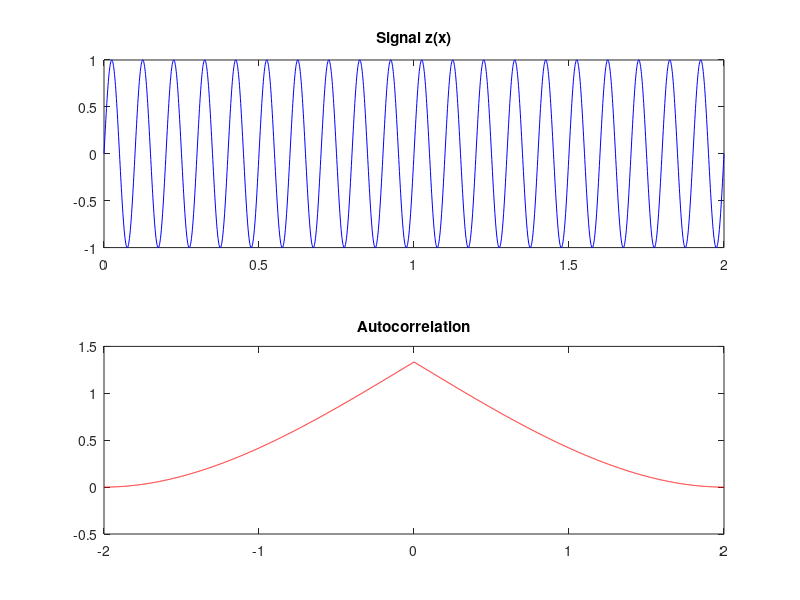
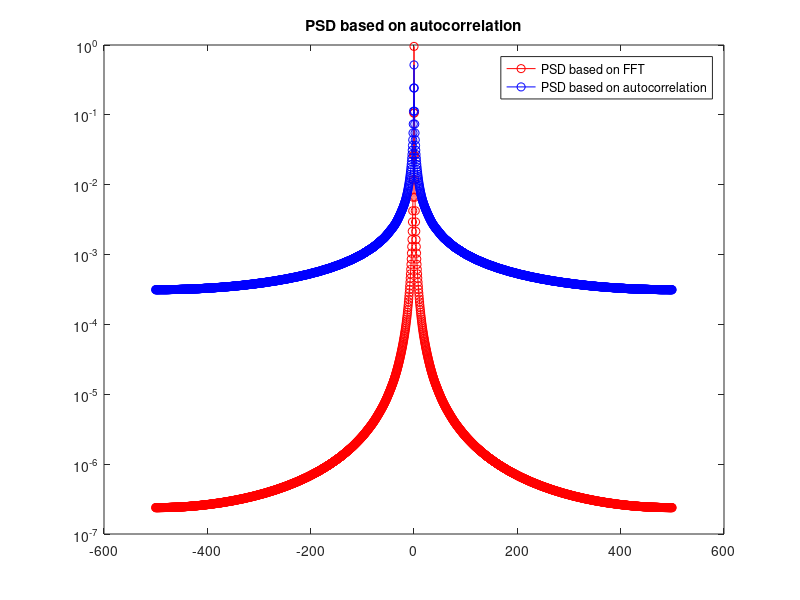

These charts were generated, in order, by the following MATLAB code:
% Tests of ACF, FFT and PSD computation for a 1D signal

close all
clc
clear

% Define spatial signal
dx   = 1e-3;
Fsx  = 1/dx; % sampling frequency
X    = 0:dx:2;
L    = length(X);
Lfft = 2^nextpow2(L);
dfx  = 1/(Lfft*dx); % = Fsx/L   L should be a power of 2 for FFT alrotiyhm to be consistent
% 100 Hz sine signal
T   = 0.1;  % period of the signal
Z   = sin(2*pi*X/T);

% Compute PSD from FFT
fourier_image  = fftshift(fft(X,Lfft)/Lfft);
PSDfromFFT = abs(fourier_image).^2;
freq           = -Fsx/2:dfx:Fsx/2-dfx; % Frequency axis

% Autocorrelation of sine signal
Rxx = xcorr(X,'biased');
lag = (-(L-1):1:(L-1))*dx;

% PSD based on FFT of autocorrelation function
PSDfromRxx = abs(fftshift(fft(Rxx,Lfft)/Lfft));

% Parseval sums
fprintf('\nParseval sums : \n\n');
fprintf('Spatial sum = %f\n', sum(X(:).^2));
fprintf('Frequency sum (from FFT) = %f\n', sum(PSDfromFFT(:))*Lfft);
fprintf('Frequency sum (from ACF) = %f\n', sum(PSDfromRxx(:))*Lfft);

% Plots
figure('units','normalized','outerposition',[0 0 1 1], ...
        'name', 'Signal and Autocorrelation function');
subplot(2,1,1); plot(X,Z,'-b'); title('Signal z(x)');
subplot(2,1,2); plot(lag,Rxx,'-r'); title('Autocorrelation');

figure('units','normalized','outerposition',[0 0 1 1], ...
        'name', 'Power spectral densities');
plot(freq,PSDfromFFT,'-or'); title('PSD based on FFT'); hold on;
plot(freq, PSDfromRxx, '-ob'); title('PSD based on autocorrelation');
legend('PSD based on FFT','PSD based on autocorrelation'); hold off;
set(gca,'yscale','log');